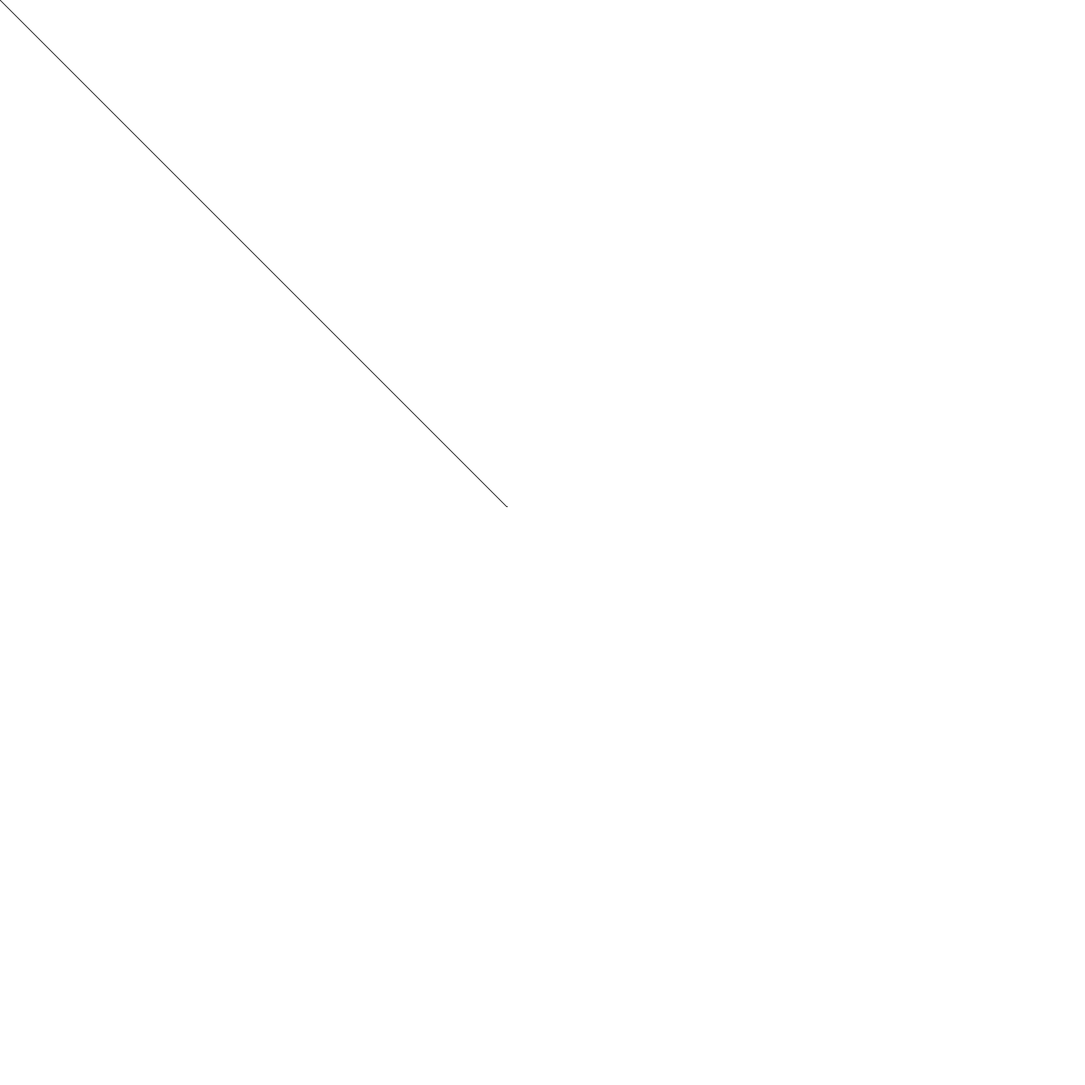
Frame 1 (no input)
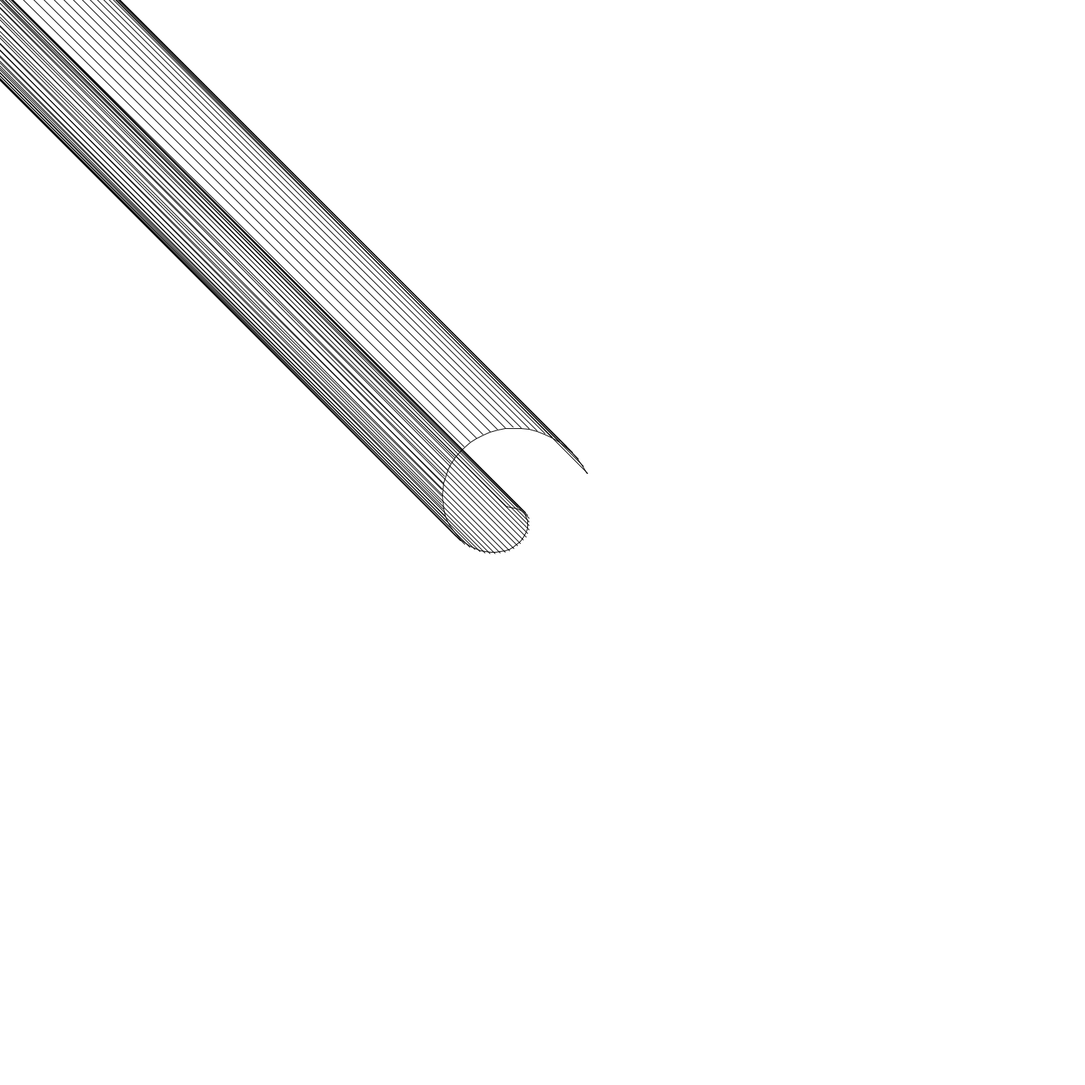
Frame 60 (the mouse pressed at the canvas centre just before this capture)
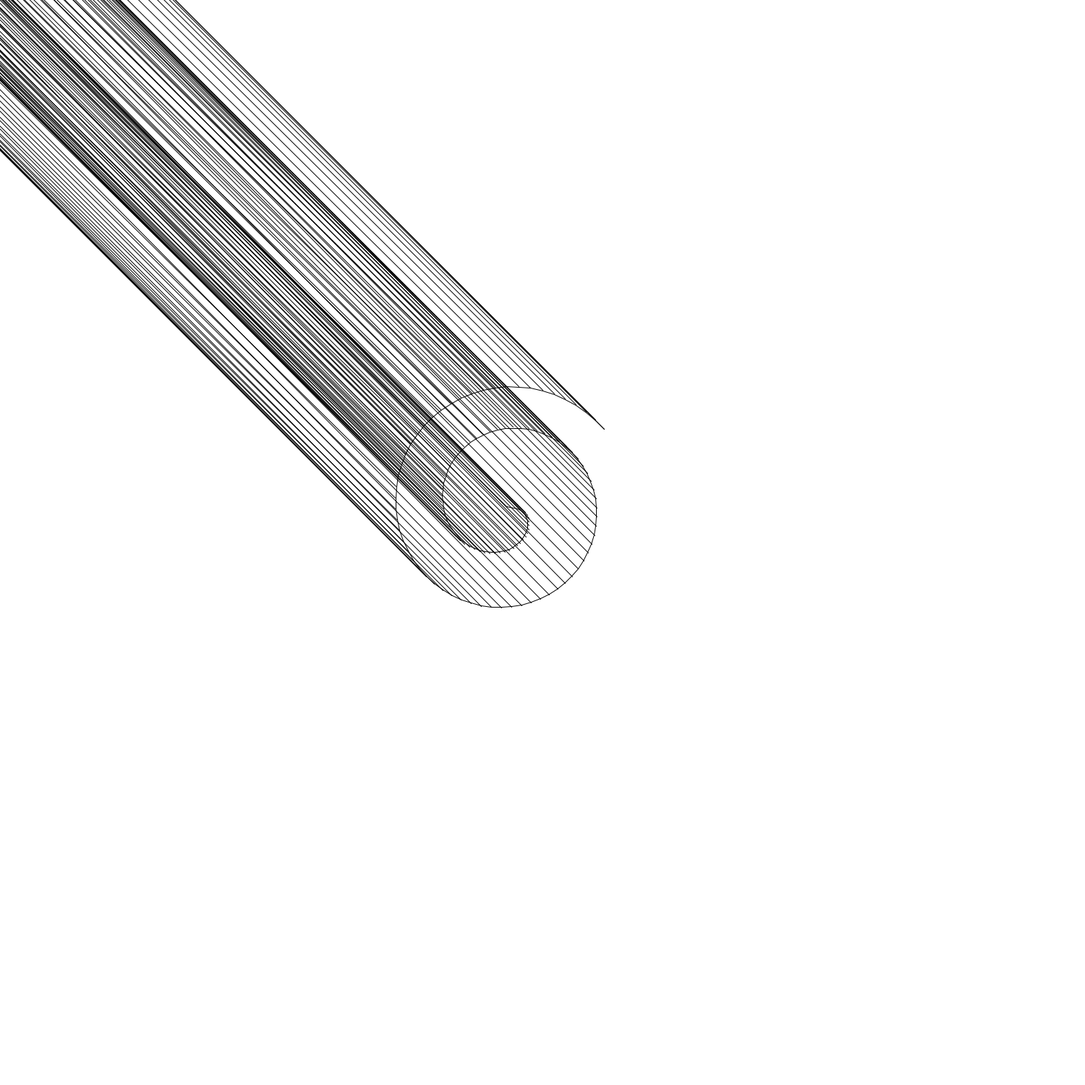
Frame 120 (the mouse held since frame 60 and released just before this capture)

The Processing sketch that drew these frames (run headless with seeded random() and noise(); from frame 60 on, the mouse is pressed at the canvas centre):

// Processing sketch: fermatsSpiralFail
// ── fermatsSpiralFail.pde
void setup() {
  size(1500, 1500);
  background(255,255,255);
}

float middlePointx = 700;
float middlePointy = 700;
float x = middlePointx;
float y = middlePointy;
float x2 = -middlePointx;
float y2 = -middlePointy;
float i = 0;
float radius = 1;

void draw()
{
  if(i <= 7200)
  {
    line(x, y, middlePointx + cos(i) * radius, middlePointy + sin(i) * radius);
    x = middlePointx + cos(i) * radius;
    y = middlePointy + sin(i) * radius;
    radius = (50 * pow(i, 0.5));
    line(x2, y2, middlePointx + cos(i) * radius, middlePointy + sin(i) * radius);
    x2 = -middlePointx + cos(i) * radius;
    y2 = -middlePointy + sin(i) * radius;
    radius = (50 * pow(i, 0.5));
    i = i + 0.1;
  }
}
